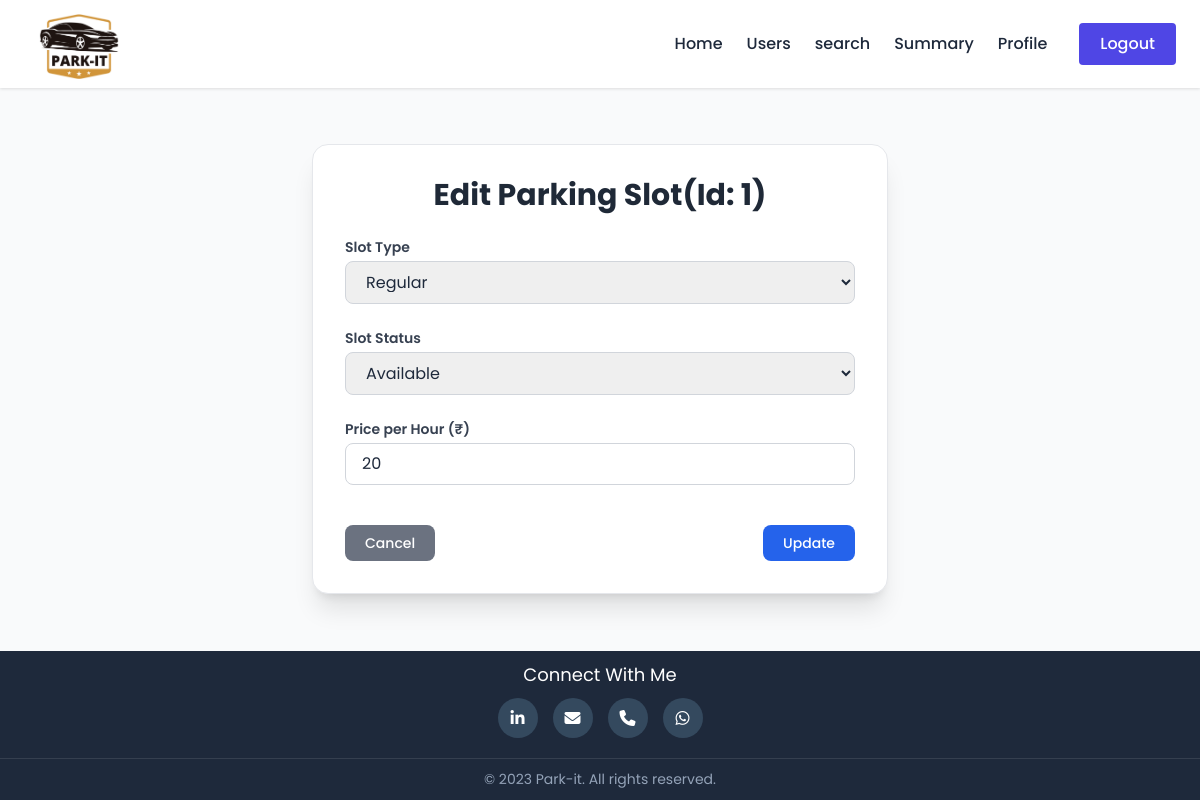
Page /admin/edit-slot/1 (signed in) on the committed database.
### model_db.py (models this page shows)
class ParkingSpot(db.Model):
    __tablename__ = 'parking_spot'
    id = db.Column(db.Integer, primary_key=True)
    lot_id = db.Column(db.Integer, db.ForeignKey('parking_lot.id'), nullable=False)
    status = db.Column(db.String(20), nullable=True)  # e.g., 'available', 'booked'
    type = db.Column(db.String(20), nullable=True)  # e.g., 'regular', 'premium'
    price_per_hrs = db.Column(db.Integer)
    bookings = db.relationship('Booking', backref='spot', lazy=True)

### routes.py (the view, shortened to what this page needs)
    @app.route('/<username>/edit-slot/<int:slot_id>', methods=['GET', 'POST'])
    @auth_required
    def edit_slot(username, slot_id):
        slot = ParkingSpot.query.get(slot_id)
        if not slot:
            flash("Slot not found.", "danger")
            return redirect(url_for('dashboard', username=username))
        return render_template('admin/edit_slot.html', username=username, slot=slot)

### templates/admin/edit_slot.html (shortened to what this page needs)
{% extends "admin/base0.html" %}
{%block head %}
<script src="https://cdn.tailwindcss.com"></script>
{% endblock %}
{% block content %}
<div class="max-w-xl mx-auto mt-14 bg-white shadow-xl rounded-2xl p-8 border border-gray-200">
    <h2 class="text-3xl font-bold text-gray-800 mb-6 text-center">Edit Parking Slot(Id: {{ slot.id }})</h2>
    <form method="POST" action="{{ url_for('update_slot', username=username) }}" class="space-y-6">
        <div>
            <label class="block text-sm font-semibold text-gray-700 mb-1">Slot Type</label>
            <select name="slotType" class="w-full px-4 py-2 border border-gray-300 rounded-lg focus:outline-none focus:ring-2 focus:ring-blue-500">
                <option value="regular" {% if slot.type == 'regular' %}selected{% endif %}>Regular</option>
            </select>
        </div>
        <div>
            <label class="block text-sm font-semibold text-gray-700 mb-1">Slot Status</label>
            <select name="slotStatus" class="w-full px-4 py-2 border border-gray-300 rounded-lg focus:outline-none focus:ring-2 focus:ring-blue-500">
                <option value="available" {% if slot.status == 'available' %}selected{% endif %}>Available</option>
            </select>
        </div>
        <div>
            <label class="block text-sm font-semibold text-gray-700 mb-1">Price per Hour (₹)</label>
            <input type="number" name="slotPrice" class="w-full px-4 py-2 border border-gray-300 rounded-lg focus:outline-none focus:ring-2 focus:ring-blue-500" value="{{ slot.price_per_hrs }}" required>
        </div>
        <div class="flex justify-between pt-4">
            <a href="{{ url_for('dashboard', username=username) }}" class="px-5 py-2 text-sm font-medium text-white bg-gray-500 hover:bg-gray-600 rounded-lg">Cancel</a>
            <button type="submit" class="px-5 py-2 text-sm font-medium text-white bg-blue-600 hover:bg-blue-700 rounded-lg">Update</button>
        </div>
    </form>
</div>
{% endblock %}

### templates/admin/base0.html (style rules this page uses)
:root { --primary-color: #4f46e5; --secondary-color: #10b981; --dark-color: #1e293b; --light-color: #f8fafc; --gray-color: #64748b; --max-width: 1200px; --shadow-sm: 0 1px 3px rgba(0, 0, 0, 0.12); --shadow-md: 0 4px 6px rgba(0, 0, 0, 0.1); --shadow-lg: 0 10px 15px rgba(0, 0, 0, 0.1); --transition: all 0.3s ease; }
* { margin: 0; padding: 0; box-sizing: border-box; }
body { font-family: 'Poppins', sans-serif; color: var(--dark-color); line-height: 1.6; display: flex; flex-direction: column; min-height: 100vh; background-color: #f9fafb; }

### rows in the picture
ParkingSpot: id "1", slotType "Regular", slotStatus "Available", slotPrice "20"
